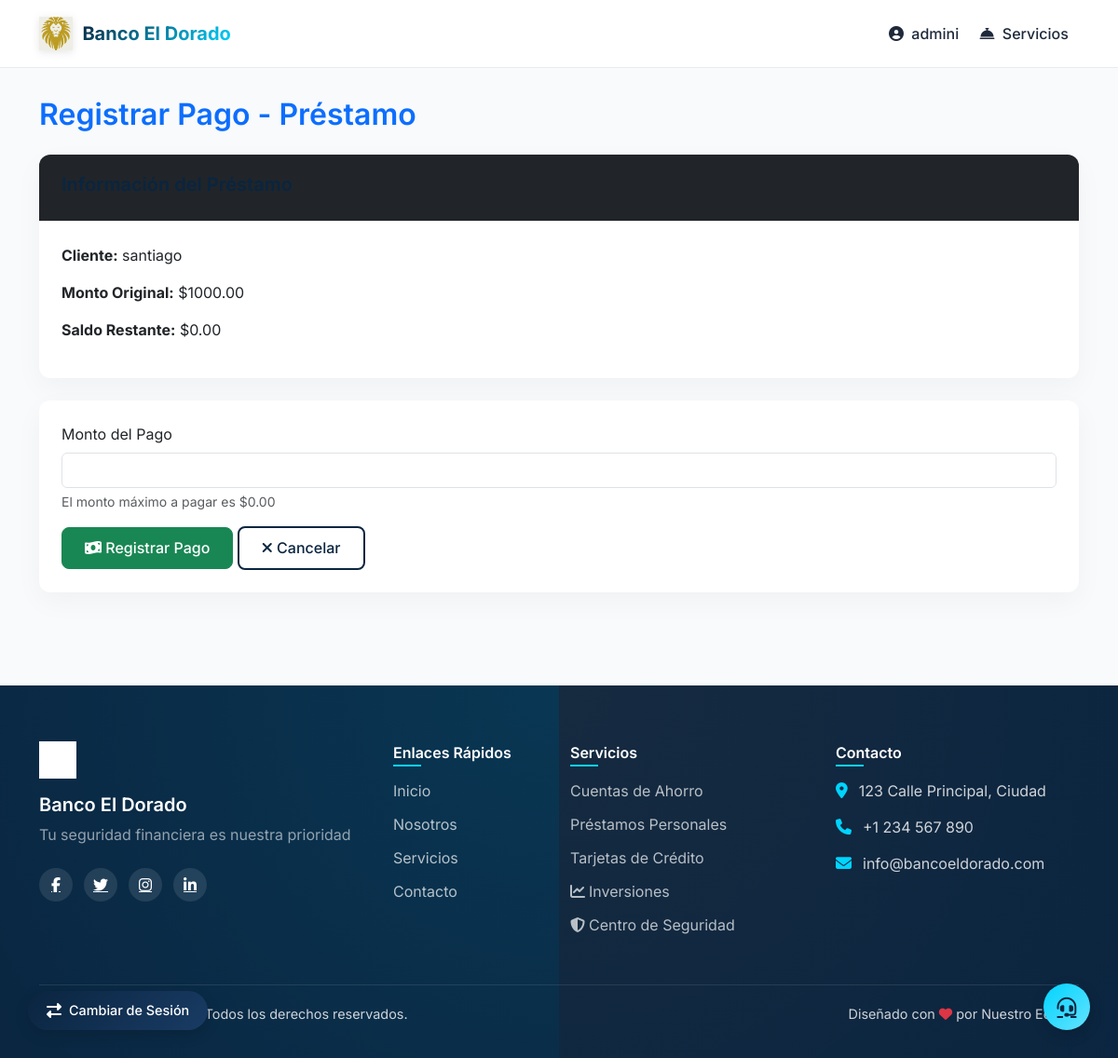
Screenshot of /loan/2/payment/ (signed in) with the database file from the repository.
### blog/models.py (models this page shows, shortened)
class Loan(models.Model):
    client = models.ForeignKey(Client, on_delete=models.CASCADE)
    amount = models.DecimalField(max_digits=10, decimal_places=2, default=0)
    interest_rate = models.DecimalField(max_digits=5, decimal_places=2, default=0)
    repayment_term = models.IntegerField(
        help_text="Número de meses para el reembolso",
        default=12
    )
    start_date = models.DateField(
        default=timezone.now,
        help_text="Fecha de inicio del préstamo"
    )
    status = models.CharField(
        max_length=20,
        default='PENDING',
        choices=[
            ('PENDING', 'Pendiente'),
            ('ACTIVE', 'Activo'),
            ('PAID', 'Pagado'),
            ('DEFAULTED', 'Incumplido')
        ]
    )
    remaining_balance = models.DecimalField(
        max_digits=10,
        decimal_places=2,
        default=0
    )
    next_payment_date = models.DateField(
        null=True,
        blank=True
    )
    monthly_payment = models.DecimalField(
        max_digits=10,
        decimal_places=2,
        default=0
    )

class Client(models.Model):
    class Status(models.TextChoices):
        OWE = 'O', 'OWE'
        NODEBT = 'ND', 'NODEBT'
    cardId = models.CharField(max_length= 10, null= True, blank = True)
    name = models.CharField(max_length=100)
    image = models.ImageField(upload_to='client_photos/', blank=True, null=True)
    imageSave = models.ImageField(upload_to='client_photos/', blank=True, null=True)
    email = models.EmailField()
    phone_number = models.CharField(max_length=15)
    address = models.CharField(max_length=200)
    created_at = models.DateTimeField(auto_now_add=True)
    updated_at = models.DateTimeField(auto_now=True)
    status = models.CharField(max_length=2,
                              choices=Status.choices,
                              default=Status.NODEBT)
    class Meta:
        ordering = ['-created_at']
        indexes = [
            models.Index(fields=['-created_at']),
        ]

### blog/views.py (the view, shortened to what this page needs)
# urls.py: path('loan/<int:id>/payment/', views.loan_payment, name='loan_payment'),
@login_required
def loan_payment(request, id):
    loan = get_object_or_404(Loan, id=id)
    return render(request, 'loan/loan_payment.html', {'loan': loan})

### blog/templates/loan/loan_payment.html (shortened to what this page needs)
{% extends "base.html" %}
{% block content %}
<div class="container mt-4">
    <h2 class="mb-4 text-primary">Registrar Pago - Préstamo</h2>
    <div class="card mb-4">
        <div class="card-header bg-dark text-white">
            <h5>Información del Préstamo</h5>
        </div>
        <div class="card-body">
            <p><strong>Cliente:</strong> {{ loan.client.name }}</p>
            <p><strong>Monto Original:</strong> ${{ loan.amount }}</p>
            <p><strong>Saldo Restante:</strong> ${{ loan.remaining_balance }}</p>
        </div>
    </div>
    <div class="card">
        <div class="card-body">
            <form method="post">
                <div class="mb-3">
                    <label for="payment_amount" class="form-label">Monto del Pago</label>
                    <input type="number" step="0.01" class="form-control" id="payment_amount" name="payment_amount" required>
                    <div class="form-text">El monto máximo a pagar es ${{ loan.remaining_balance }}</div>
                </div>
                <button type="submit" class="btn btn-success">
                    <i class="fas fa-money-bill-wave"></i> Registrar Pago
                </button>
                <a href="{% url 'blog:loan_detail' loan.id %}" class="btn btn-secondary">
                    <i class="fas fa-times"></i> Cancelar
                </a>
            </form>
        </div>
    </div>
</div>
{% endblock %}

### templates/base.html (shortened to what this page needs)
{% load static %}
<!DOCTYPE html>
<html lang="es">
<head>
    <link href="https://cdn.jsdelivr.net/npm/bootstrap@5.3.2/dist/css/bootstrap.min.css" rel="stylesheet">
    <link href="https://cdnjs.cloudflare.com/ajax/libs/font-awesome/6.5.1/css/all.min.css" rel="stylesheet">
</head>
<body>
    <nav class="navbar navbar-expand-lg fixed-top" id="mainNav">
        <div class="container">
            <a class="navbar-brand" href="{% url 'blog:home' %}">
                <img src="{% static 'images/logo.png' %}" alt="Logo" class="navbar-logo">
                <span class="text-gradient fw-bold">Banco El Dorado</span>
            </a>
            <div class="collapse navbar-collapse" id="navbarNav">
                <ul class="navbar-nav ms-auto">
                    {% if user.is_authenticated %}
                        <li class="nav-item dropdown">
                            <a class="nav-link" href="#" id="userDropdown" role="button" data-bs-toggle="dropdown">
                                <i class="fas fa-user-circle me-1"></i> {{ user.username }}
                            </a>
                        </li>
                    {% endif %}
                    <li class="nav-item dropdown">
                        <a class="nav-link" href="#" id="servicesDropdown" role="button" data-bs-toggle="dropdown">
                            <i class="fas fa-concierge-bell me-1"></i> Servicios
                        </a>
                    </li>
                </ul>
            </div>
        </div>
    </nav>
    <main class="main-content">
        {% block content %}{% endblock %}
    </main>
    <footer class="footer">
        <div class="container">
            <div class="row">
                <div class="col-lg-4">
                    <div class="footer-brand">
                        <img src="{% static 'images/logo.png' %}" alt="Logo" class="footer-logo">
                        <h5>Banco El Dorado</h5>
                        <p>Tu seguridad financiera es nuestra prioridad</p>
                    </div>
                    <div class="social-links">
                        <a href="#" class="social-link"><i class="fab fa-facebook-f"></i></a>
                        <a href="#" class="social-link"><i class="fab fa-twitter"></i></a>
                        <a href="#" class="social-link"><i class="fab fa-instagram"></i></a>
                        <a href="#" class="social-link"><i class="fab fa-linkedin-in"></i></a>
                    </div>
                </div>
                <div class="col-lg-2">
                    <h6>Enlaces Rápidos</h6>
                    <ul class="footer-links">
                        <li><a href="{% url 'blog:home' %}">Inicio</a></li>
                        <li><a href="#">Nosotros</a></li>
                        <li><a href="#">Servicios</a></li>
                        <li><a href="#">Contacto</a></li>
                    </ul>
                </div>
                <div class="col-lg-3">
                    <h6>Servicios</h6>
                    <ul class="footer-links">
                        <li><a href="#">Cuentas de Ahorro</a></li>
                        <li><a href="#">Préstamos Personales</a></li>
                        <li><a href="#">Tarjetas de Crédito</a></li>
                        <li><a href="{% url 'blog:inversiones' %}"><i class="fas fa-chart-line me-1"></i>Inversiones</a></li>
                        <li><a href="{% url 'blog:seguridad' %}"><i class="fas fa-shield-alt me-1"></i>Centro de Seguridad</a></li>
                    </ul>
                </div>
                <div class="col-lg-3">
                    <h6>Contacto</h6>
                    <ul class="footer-contact">
                        <li>
                            <i class="fas fa-map-marker-alt"></i>
                            <span>123 Calle Principal, Ciudad</span>
                        </li>
                        <li>
                            <i class="fas fa-phone"></i>
                            <span>+1 234 567 890</span>
                        </li>
                        <li>
                            <i class="fas fa-envelope"></i>
                            <span>info@bancoeldorado.com</span>
                        </li>
                    </ul>
                </div>
            </div>
            <div class="footer-bottom">
                <div class="row">
                    <div class="col-md-6">
                        <p>&copy; {% now "Y" %} Banco El Dorado. Todos los derechos reservados.</p>
                    </div>
                    <div class="col-md-6 text-end">
                        <p>Diseñado con <i class="fas fa-heart text-danger"></i> por Nuestro Equipo</p>
                    </div>
                </div>
            </div>
        </div>
    </footer>
    <a href="https://www.userlike.com/umc/#/inbox/81431049" target="_blank" rel="noopener noreferrer" class="floating-btn help-btn">
        <i class="fas fa-headset"></i>
    </a>
    {% if user.is_authenticated %}
    <a href="{% url 'blog:login' %}" class="floating-btn role-switch">
        <i class="fas fa-exchange-alt"></i>
        <span>Cambiar de Sesión</span>
    </a>
    {% endif %}
</body>
</html>

### rows the page displays
Loan: client.name "santiago", amount "1000.00", remaining_balance "0.00"

### other values shown
{{ user.username }} "admini"
